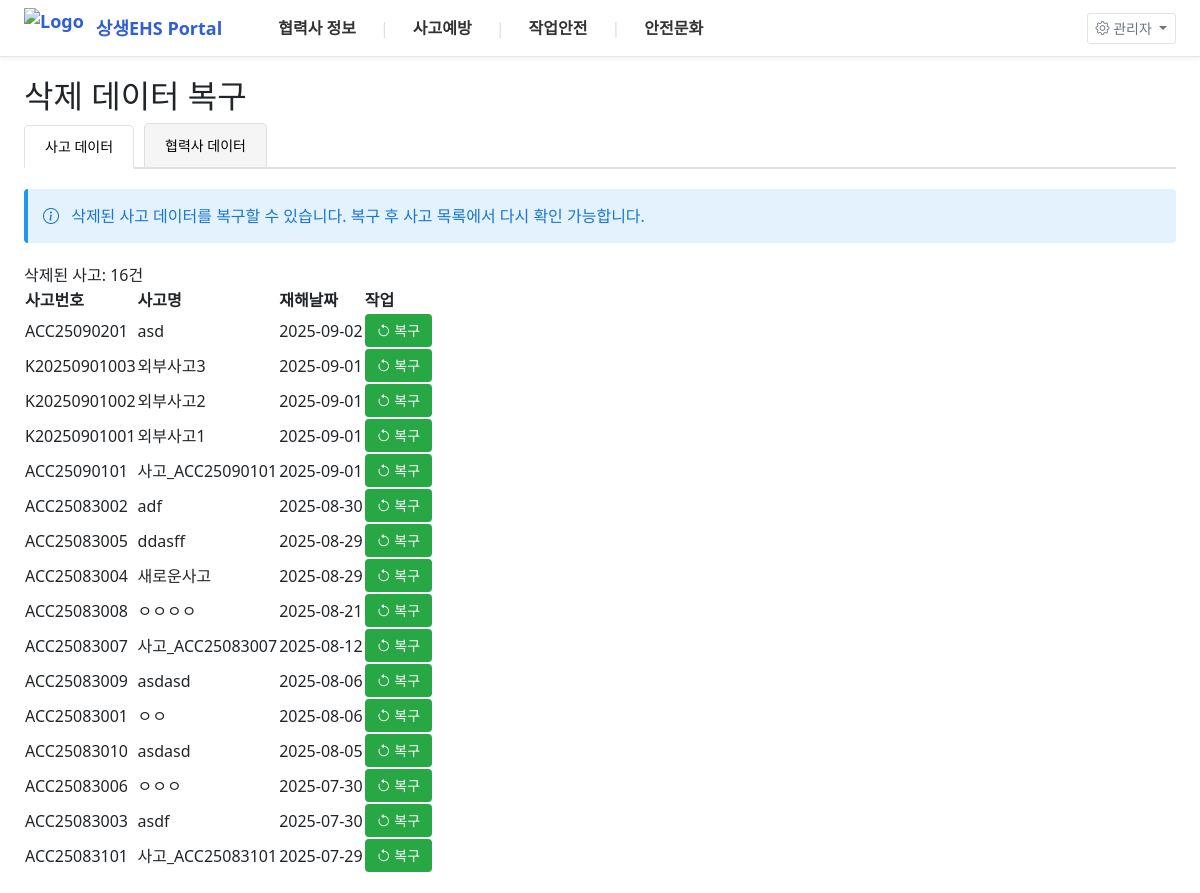
Page /data-recovery on the earlier database version.
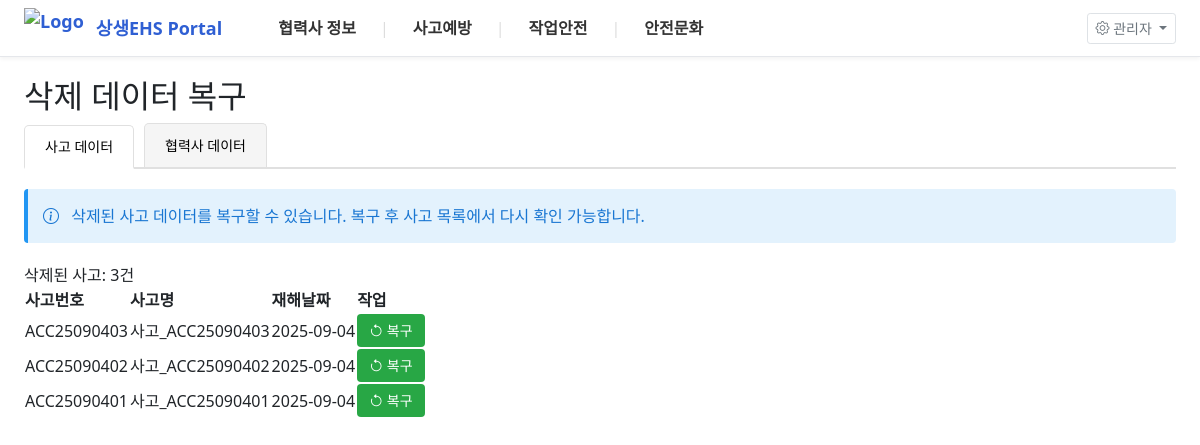
Same page on the later database version.
### tables this page shows
CREATE TABLE accidents_cache (
        id INTEGER PRIMARY KEY AUTOINCREMENT,
        accident_number TEXT,
        accident_name TEXT,
        accident_time TEXT,
        workplace TEXT,
        accident_grade TEXT,
        major_category TEXT,
        injury_form TEXT,
        injury_type TEXT,
        accident_date TEXT,
        day_of_week TEXT,
        created_at TEXT,
        building TEXT,
        floor TEXT,
        location_category TEXT,
        location_detail TEXT,
        is_deleted INTEGER DEFAULT 0,
        synced_at DATETIME DEFAULT CURRENT_TIMESTAMP
    , custom_data TEXT DEFAULT '{}', accident_datetime TEXT, accident_type TEXT, responsible_company1 TEXT, responsible_company1_no TEXT, responsible_company2 TEXT, responsible_company2_no TEXT);

### app.py (the view)
@app.route("/data-recovery")
def data_recovery():
    conn = get_db_connection()
    conn.row_factory = sqlite3.Row
    deleted_accidents_rows = conn.execute("""
        SELECT * FROM accidents_cache
        WHERE is_deleted = 1
        ORDER BY accident_date DESC, accident_number DESC
    """).fetchall()
    deleted_accidents = [dict(row) for row in deleted_accidents_rows]
    deleted_partners_rows = conn.execute("""
        SELECT * FROM partners_cache
        WHERE is_deleted = 1
        ORDER BY company_name
    """).fetchall()
    deleted_partners = [dict(row) for row in deleted_partners_rows]
    conn.close()
    return render_template('data-recovery.html',
                         deleted_accidents=deleted_accidents,
                         deleted_partners=deleted_partners,
                         menu=MENU_CONFIG,
                         active_slug='data-recovery')

### app.py (called while the page is built)
def get_db_connection(timeout=10.0):
    conn = sqlite3.connect(db_config.local_db_path, timeout=timeout)
    cursor = conn.cursor()
    cursor.execute("PRAGMA journal_mode=WAL")
    cursor.execute("PRAGMA busy_timeout=5000")
    cursor.execute("PRAGMA synchronous=NORMAL")
    return conn

@app.before_request
def check_first_request():
    if not hasattr(app, '_first_request_done'):
        app._first_request_done = True
        boot_sync_once()

@app.after_request
def add_header(response):
    response.headers['Cache-Control'] = 'no-cache, no-store, must-revalidate'
    response.headers['Pragma'] = 'no-cache'
    response.headers['Expires'] = '0'
    return response

### templates/data-recovery.html (shortened to what this page needs)
{% extends "base.html" %}
{% block content %}
<div class="page-header">
    <h2 class="page-title">삭제 데이터 복구</h2>
</div>
<div class="tab-menu">
    <button class="tab-button active" onclick="switchTab('accident')">사고 데이터</button>
    <button class="tab-button" onclick="switchTab('partner')">협력사 데이터</button>
</div>
<div id="accident-tab" class="tab-content active">
    <div class="info-message">
        <i class="bi bi-info-circle"></i>
        삭제된 사고 데이터를 복구할 수 있습니다. 복구 후 사고 목록에서 다시 확인 가능합니다.
    </div>
    <div class="table-section">
        <div class="table-header">
            <div class="left-controls">
                <span class="total-count">삭제된 사고: {{ deleted_accidents|length }}건</span>
            </div>
        </div>
        <div class="table-wrapper">
            <table class="data-table">
                <thead>
                    <tr>
                        <th>사고번호</th>
                        <th>사고명</th>
                        <th>재해날짜</th>
                        <th>작업</th>
                    </tr>
                </thead>
                <tbody>
                    {% for accident in deleted_accidents %}
                    <tr>
                        <td>{{ accident.accident_number }}</td>
                        <td>{{ accident.accident_name or '-' }}</td>
                        <td>{{ accident.accident_date or '-' }}</td>
                        <td>
                            <button class="btn btn-sm btn-success" onclick="restoreAccident('{{ accident.id }}')">
                                <i class="bi bi-arrow-counterclockwise"></i> 복구
                            </button>
                        </td>
                    </tr>
                    {% else %}
                    <tr>
                        <td colspan="4" class="no-data">삭제된 사고 데이터가 없습니다.</td>
                    </tr>
                    {% endfor %}
                </tbody>
            </table>
        </div>
    </div>
</div>
{% endblock %}

Differences in the rows shown:
no longer on this page (row edited): accidents_cache: accident_number "ACC25090201", accident_name "asd", accident_date "2025-09-02"
no longer on this page (row edited): accidents_cache: accident_number "K20250901003", accident_name "외부사고3", accident_date "2025-09-01"
no longer on this page (row edited): accidents_cache: accident_number "K20250901002", accident_name "외부사고2", accident_date "2025-09-01"
no longer on this page (row edited): accidents_cache: accident_number "K20250901001", accident_name "외부사고1", accident_date "2025-09-01"
no longer on this page (row edited): accidents_cache: accident_number "ACC25090101", accident_name "사고_ACC25090101", accident_date "2025-09-01"
no longer on this page (row edited): accidents_cache: accident_number "ACC25083002", accident_name "adf", accident_date "2025-08-30"
no longer on this page (row edited): accidents_cache: accident_number "ACC25083005", accident_name "ddasff", accident_date "2025-08-29"
no longer on this page (row edited): accidents_cache: accident_number "ACC25083004", accident_name "새로운사고", accident_date "2025-08-29"
no longer on this page (row edited): accidents_cache: accident_number "ACC25083008", accident_name "ㅇㅇㅇㅇ", accident_date "2025-08-21"
no longer on this page (row edited): accidents_cache: accident_number "ACC25083007", accident_name "사고_ACC25083007", accident_date "2025-08-12"
no longer on this page (row edited): accidents_cache: accident_number "ACC25083009", accident_name "asdasd", accident_date "2025-08-06"
no longer on this page (row edited): accidents_cache: accident_number "ACC25083001", accident_name "ㅇㅇ", accident_date "2025-08-06"
no longer on this page (row edited): accidents_cache: accident_number "ACC25083010", accident_name "asdasd", accident_date "2025-08-05"
no longer on this page (row edited): accidents_cache: accident_number "ACC25083006", accident_name "ㅇㅇㅇ", accident_date "2025-07-30"
no longer on this page (row edited): accidents_cache: accident_number "ACC25083003", accident_name "asdf", accident_date "2025-07-30"
no longer on this page (row edited): accidents_cache: accident_number "ACC25083101", accident_name "사고_ACC25083101", accident_date "2025-07-29"
added accidents_cache: accident_number "ACC25090403", accident_name "사고_ACC25090403", accident_date "2025-09-04"
added accidents_cache: accident_number "ACC25090402", accident_name "사고_ACC25090402", accident_date "2025-09-04"
added accidents_cache: accident_number "ACC25090401", accident_name "사고_ACC25090401", accident_date "2025-09-04"
Other differences:
{{ deleted_accidents|length }}: "16" → "3"
